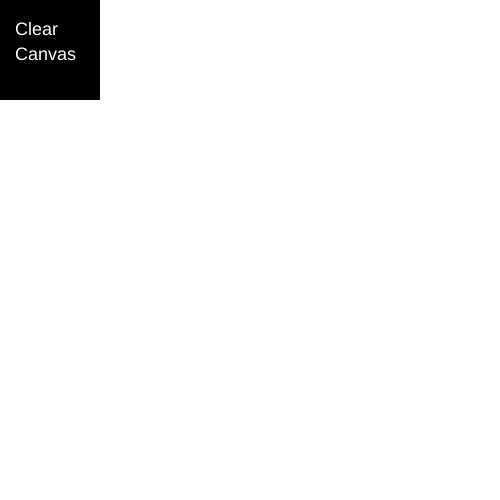
Frame 1 (no input)
Frame 60 (no input): identical to frame 1, image omitted
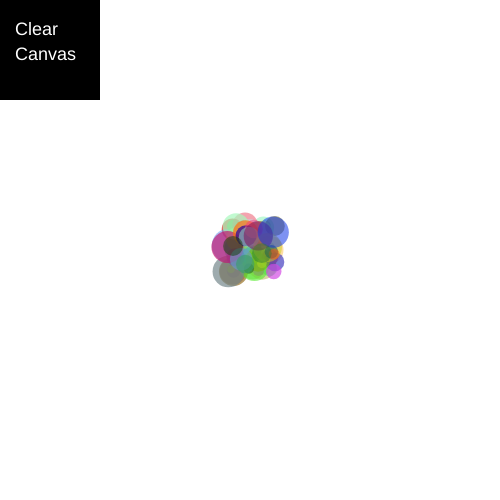
Frame 120 (the mouse pressed at the canvas centre since frame 60)

The p5.js sketch that drew these frames (run headless with seeded random() and noise() and a simulated clock; from frame 60 on, the mouse is pressed at the canvas centre):

// p5.js sketch
// ── sketch.js
let state = "circle";

function setup() {
  createCanvas(500, 500);
  background(255, 255, 255);
  noStroke();
}

function draw() {
  let r = random(0, 255);
  let g = random(0, 255);
  let b = random(0, 255);
  let opacity = random(120, 180);

  fill(r, g, b, opacity);

  let size = random(5, 35);
  let offsetX = random(-25, 25);
  let offsetY = random(-25, 25);

  let x = mouseX + offsetX;
  let y = mouseY + offsetY;

  if (state == "circle") {
    ellipse(x, y, size, size);
  }

  if (state == "square") {
    rect(x, y, size, size);
  }

  if (state == "triangle") {
    triangle(
      x, y - size,
      x - size, y + size,
      x + size, y + size
    );
  }

  fill(0, 0, 0);
  rect(0, 0, 100, 100);

  fill(255, 255, 255);
  textSize(18);
  text("Clear", 15, 35);
  text("Canvas", 15, 60);
}

function mouseClicked() {
  if (mouseX > 0 && mouseX < 100 && mouseY > 0 && mouseY < 100) {
    background(255, 255, 255);
  } else {
    if (state == "circle") {
      state = "square";
    }

    else if (state == "square") {
      state = "triangle";
    }

    else if (state == "triangle") {
      state = "circle";
    }
  }
}
